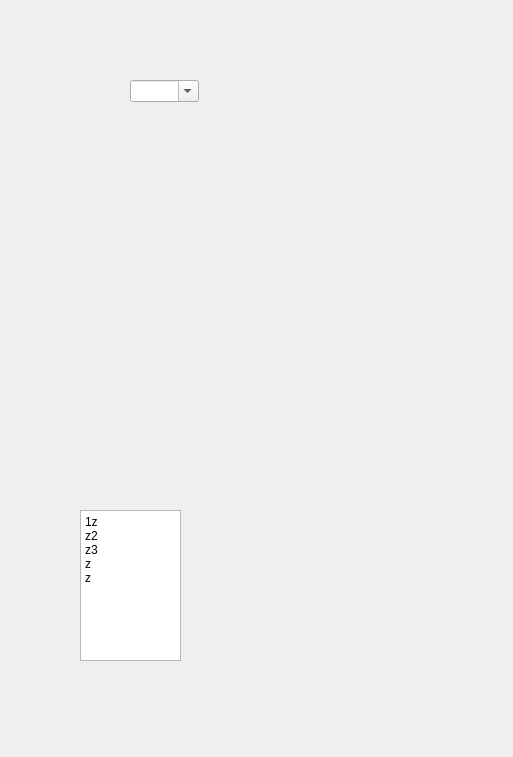
<?xml version="1.0" encoding="UTF-8"?>
<ui version="4.0">
 <class>Form</class>
 <widget class="QWidget" name="Form">
  <property name="geometry">
   <rect>
    <x>0</x>
    <y>0</y>
    <width>513</width>
    <height>757</height>
   </rect>
  </property>
  <property name="windowTitle">
   <string>Form</string>
  </property>
  <widget class="QComboBox" name="comboBox">
   <property name="geometry">
    <rect>
     <x>130</x>
     <y>80</y>
     <width>69</width>
     <height>22</height>
    </rect>
   </property>
   <property name="editable">
    <bool>true</bool>
   </property>
  </widget>
  <widget class="QPlainTextEdit" name="plainTextEdit">
   <property name="geometry">
    <rect>
     <x>80</x>
     <y>510</y>
     <width>101</width>
     <height>151</height>
    </rect>
   </property>
   <property name="plainText">
    <string>1z
z2
z3
z
z</string>
   </property>
  </widget>
 </widget>
 <resources/>
 <connections/>
</ui>
